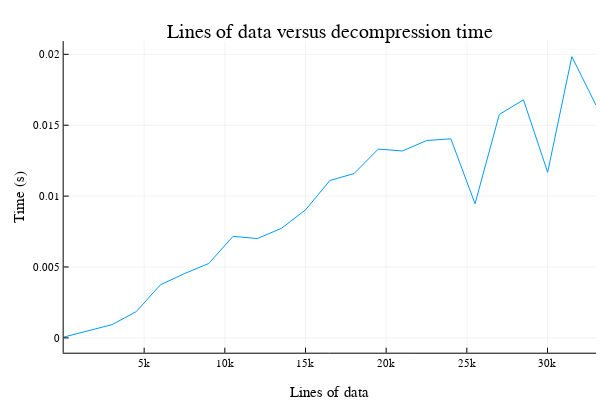

Notebook cell for this chart:
### Code cell
fig2 = plot(df."Lines of Data", df."Decompress Time (s)");
xlabel!("Lines of data");
ylabel!("Time (s)")
title!("Lines of data versus decompression time")
display(fig2);

### Figure 1 — Plotly figure (JSON) as saved in the notebook; plotly's stock layout.template omitted (floating-point values rounded to 4 significant figures)
{"data": [{"colorbar": {"title": ""}, "legendgroup": "", "line": {"color": "rgba(0, 154, 250, 1.000)", "dash": "solid", "shape": "linear", "width": 1}, "mode": "lines", "name": "", "showlegend": false, "type": "scatter", "x": [10, 1510, 3010, 4510, 6010, 7510, 9010, 10510, 12010, 13510, 15010, 16510, 18010, 19510, 21010, 22510, 24010, 25510, 27010, 28510, 30010, 31510, 33010], "xaxis": "x", "y": [5.412e-05, 0.0005031, 0.000936, 0.00185, 0.003746, 0.00454, 0.005252, 0.007164, 0.007005, 0.007726, 0.009037, 0.0111, 0.01159, 0.01332, 0.01318, 0.01392, 0.01404, 0.009459, 0.01575, 0.01679, 0.01168, 0.01984, 0.0164], "yaxis": "y", "zmax": null, "zmin": null}], "layout": {"annotations": [{"font": {"color": "rgba(0, 0, 0, 1.000)", "family": "sans-serif", "size": 20}, "rotation": 0, "showarrow": false, "text": "Lines of data versus decompression time", "x": 0.5498, "xanchor": "center", "xref": "paper", "y": 1, "yanchor": "top", "yref": "paper"}], "height": 400, "legend_position": {"bgcolor": "rgba(255, 255, 255, 1.000)", "bordercolor": "rgba(0, 0, 0, 1.000)", "borderwidth": 1, "font": {"color": "rgba(0, 0, 0, 1.000)", "family": "sans-serif", "size": 11}, "title": {"font": {"color": "rgba(0, 0, 0, 1.000)", "family": "sans-serif", "size": 15}, "text": ""}, "tracegroupgap": 0, "traceorder": "normal", "x": 1, "xanchor": "auto", "y": 1, "yanchor": "auto"}, "margin": {"b": 20, "l": 0, "r": 0, "t": 20}, "paper_bgcolor": "rgba(255, 255, 255, 1.000)", "plot_bgcolor": "rgba(255, 255, 255, 1.000)", "showlegend": true, "width": 600, "xaxis": {"anchor": "y", "domain": [0.1061, 0.9934], "gridcolor": "rgba(0, 0, 0, 0.100)", "gridwidth": 0.5, "linecolor": "rgba(0, 0, 0, 1.000)", "mirror": false, "showgrid": true, "showline": true, "showticklabels": true, "tickangle": 0, "tickcolor": "rgb(0, 0, 0)", "tickfont": {"color": "rgba(0, 0, 0, 1.000)", "family": "sans-serif", "size": 11}, "ticks": "inside", "title": "Lines of data", "titlefont": {"color": "rgba(0, 0, 0, 1.000)", "family": "sans-serif", "size": 15}, "type": "-", "visible": true, "zeroline": false, "zerolinecolor": "rgba(0, 0, 0, 1.000)"}, "yaxis": {"anchor": "x", "domain": [0.07581, 0.9415], "gridcolor": "rgba(0, 0, 0, 0.100)", "gridwidth": 0.5, "linecolor": "rgba(0, 0, 0, 1.000)", "mirror": false, "showgrid": true, "showline": true, "showticklabels": true, "tickangle": 0, "tickcolor": "rgb(0, 0, 0)", "tickfont": {"color": "rgba(0, 0, 0, 1.000)", "family": "sans-serif", "size": 11}, "ticks": "inside", "title": "Time (s)", "titlefont": {"color": "rgba(0, 0, 0, 1.000)", "family": "sans-serif", "size": 15}, "type": "-", "visible": true, "zeroline": false, "zerolinecolor": "rgba(0, 0, 0, 1.000)"}}}
